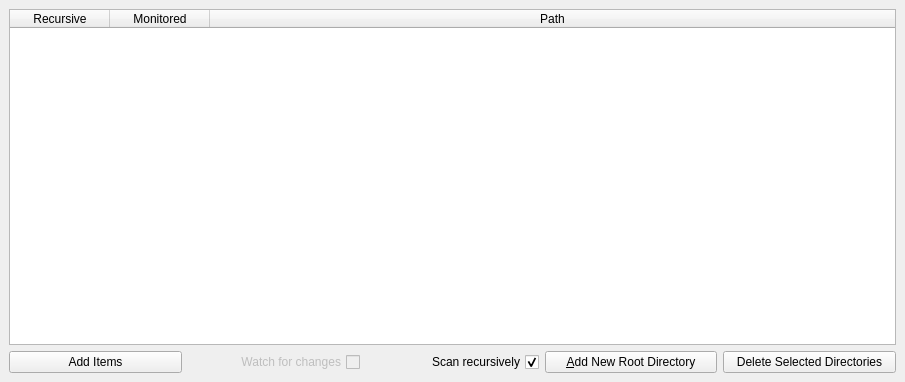
<?xml version="1.0" encoding="UTF-8"?>
<ui version="4.0">
 <class>MediaServerWindow</class>
 <widget class="QMainWindow" name="MediaServerWindow">
  <property name="geometry">
   <rect>
    <x>0</x>
    <y>0</y>
    <width>905</width>
    <height>382</height>
   </rect>
  </property>
  <property name="minimumSize">
   <size>
    <width>360</width>
    <height>170</height>
   </size>
  </property>
  <property name="windowTitle">
   <string>Simple Media Server Test</string>
  </property>
  <widget class="QWidget" name="centralwidget">
   <layout class="QVBoxLayout" name="verticalLayout">
    <item>
     <widget class="QTableWidget" name="sharedItemsTable">
      <property name="alternatingRowColors">
       <bool>true</bool>
      </property>
      <property name="selectionMode">
       <enum>QAbstractItemView::MultiSelection</enum>
      </property>
      <property name="selectionBehavior">
       <enum>QAbstractItemView::SelectRows</enum>
      </property>
      <property name="sortingEnabled">
       <bool>true</bool>
      </property>
      <attribute name="horizontalHeaderCascadingSectionResizes">
       <bool>true</bool>
      </attribute>
      <attribute name="horizontalHeaderMinimumSectionSize">
       <number>40</number>
      </attribute>
      <attribute name="horizontalHeaderStretchLastSection">
       <bool>true</bool>
      </attribute>
      <attribute name="verticalHeaderVisible">
       <bool>false</bool>
      </attribute>
      <column>
       <property name="text">
        <string>Recursive</string>
       </property>
      </column>
      <column>
       <property name="text">
        <string>Monitored</string>
       </property>
      </column>
      <column>
       <property name="text">
        <string>Path</string>
       </property>
      </column>
     </widget>
    </item>
    <item>
     <layout class="QGridLayout" name="gridLayout">
      <property name="sizeConstraint">
       <enum>QLayout::SetMinimumSize</enum>
      </property>
      <item row="9" column="3">
       <widget class="QCheckBox" name="watchCheckBox">
        <property name="enabled">
         <bool>false</bool>
        </property>
        <property name="layoutDirection">
         <enum>Qt::RightToLeft</enum>
        </property>
        <property name="text">
         <string>Watch for changes</string>
        </property>
       </widget>
      </item>
      <item row="9" column="1">
       <widget class="QPushButton" name="addItemButton">
        <property name="text">
         <string>Add Items</string>
        </property>
       </widget>
      </item>
      <item row="9" column="4">
       <widget class="QCheckBox" name="scanRecursivelyCheckbox">
        <property name="layoutDirection">
         <enum>Qt::RightToLeft</enum>
        </property>
        <property name="text">
         <string>Scan recursively</string>
        </property>
        <property name="checked">
         <bool>true</bool>
        </property>
       </widget>
      </item>
      <item row="9" column="6">
       <widget class="QPushButton" name="DeleteDirectoriesButton">
        <property name="text">
         <string>Delete Selected Directories</string>
        </property>
       </widget>
      </item>
      <item row="9" column="5">
       <widget class="QPushButton" name="addContentButton">
        <property name="text">
         <string>&amp;Add New Root Directory</string>
        </property>
       </widget>
      </item>
     </layout>
    </item>
   </layout>
  </widget>
 </widget>
 <resources/>
 <connections/>
</ui>
